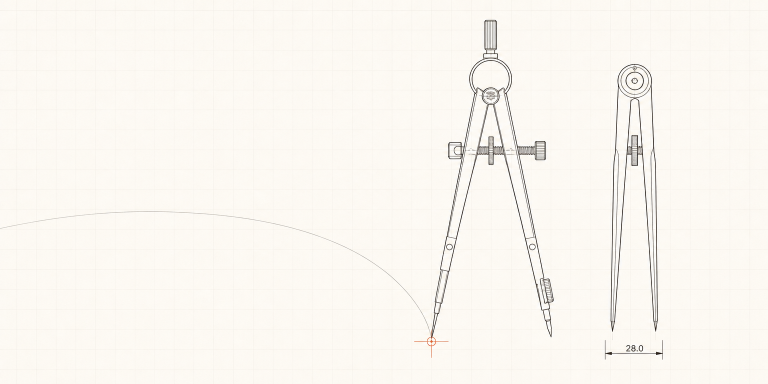
#> input picture .claude/image-generation/260809-linkedin-banner-art/linkedin-banner-art-1.png, 1536 x 768 px, found by its file name (shown at 1/2 size)
$ python prep-art.py
#> lines starting #> are read from the running program, lines starting #| are printed output that depends on the picture
"""Prepare the generated drafting art for multiply-blending into the banner.

gpt-image-2 renders its own ivory paper ground (~252,249,243) and a faint
baked-in grid. Dropped straight onto the banner with `mix-blend-mode: multiply`
that ground darkens the ivory underneath it, leaving a visible warm rectangle,
and its grid double-exposes with the banner's real one.

So: normalize the paper to pure white (multiply becomes a no-op there), clip the
near-white residue so only the banner's own grid survives, then deepen the
linework, which is about to be downscaled ~5x into a 191px-tall strip.

Run from the repo root.
"""

from PIL import Image
import numpy as np

RUN = ".claude/image-generation/260809-linkedin-banner-art"

src = Image.open(f"{RUN}/linkedin-banner-art-1.png").convert("RGB")
#> src is the input picture: PIL image 1536x768 RGB; mean R, G, B 250, 246.6, 240.6
a = np.asarray(src).astype(np.float32)

paper = a[10:120, 10:200].reshape(-1, 3).mean(axis=0)  # clean patch, no linework
#> paper = [252.1, 248.7, 242.6]
a = a * (255.0 / paper)
a[a > 243] = 255.0
a = 255.0 * np.clip(a / 255.0, 0, 1) ** 1.9

out = Image.fromarray(np.clip(a, 0, 255).astype(np.uint8))
out = out.crop((300, 8, 1440, 736))  # instruments + the tail of the construction arc
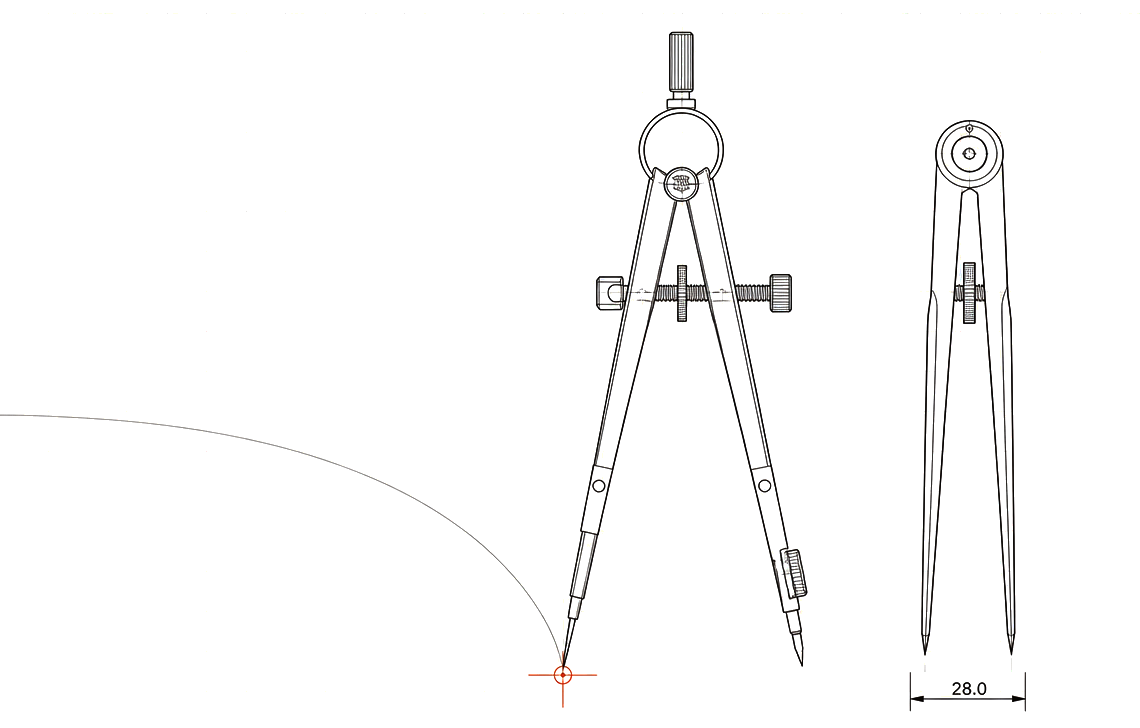
#> out: PIL image 1140x728 RGB; mean R, G, B 250.7, 250.6, 250.5
out.save(f"{RUN}/banner-art-prepped.png")
print("prepped", out.size)
#| prepped (1140, 728)

$ run again, with .claude/image-generation/260809-linkedin-banner-art/linkedin-banner-art-2.png copied over .claude/image-generation/260809-linkedin-banner-art/linkedin-banner-art-1.png
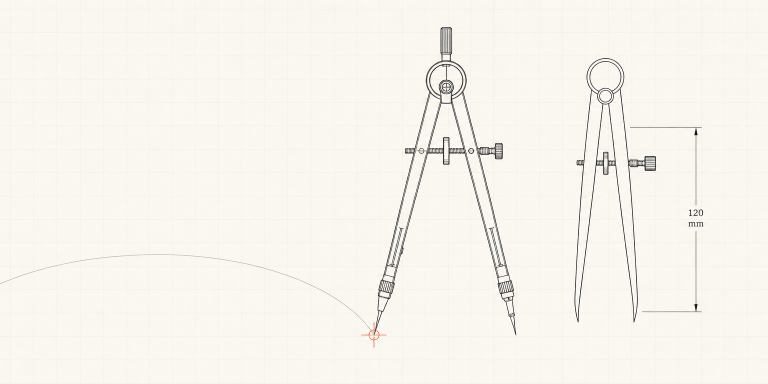
#> input picture .claude/image-generation/260809-linkedin-banner-art/linkedin-banner-art-2.png, 1536 x 768 px, found by its file name (shown at 1/2 size)
#> src is the input picture: PIL image 1536x768 RGB; mean R, G, B 247.2, 243.7, 237.6
#> paper = [249.6, 246.1, 239.9]
#> `out = out.crop((300, 8, 1440, 736))`:
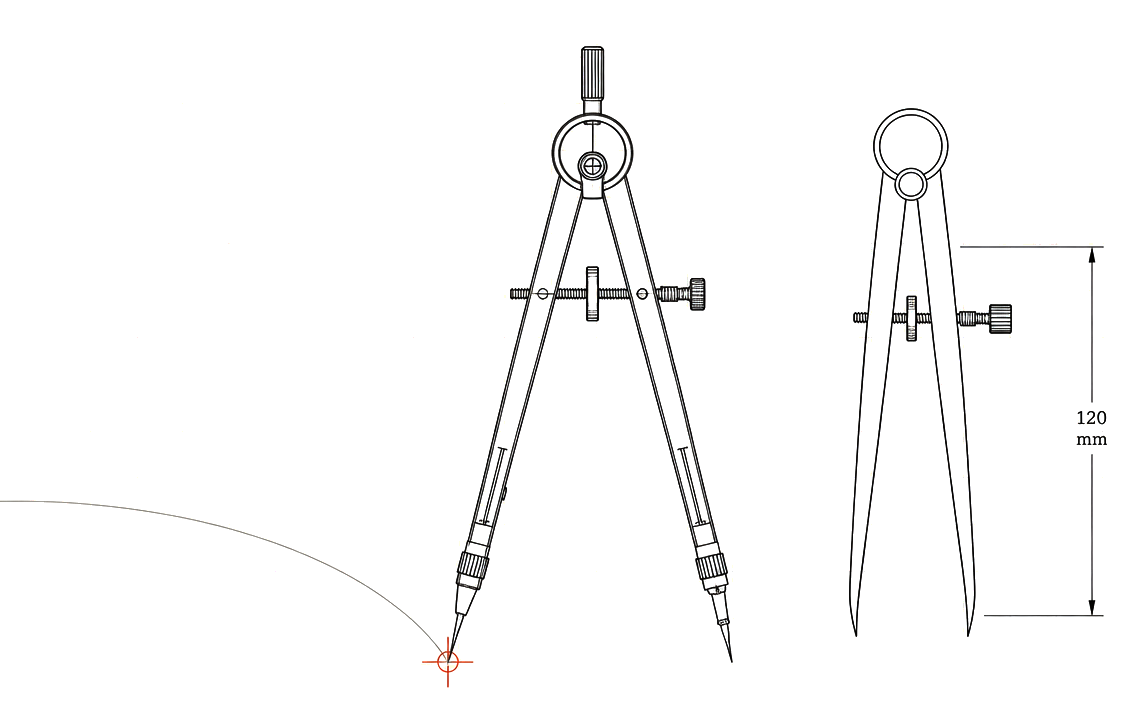
#> out: PIL image 1140x728 RGB; mean R, G, B 250.1, 250, 249.9
#| prepped (1140, 728)
